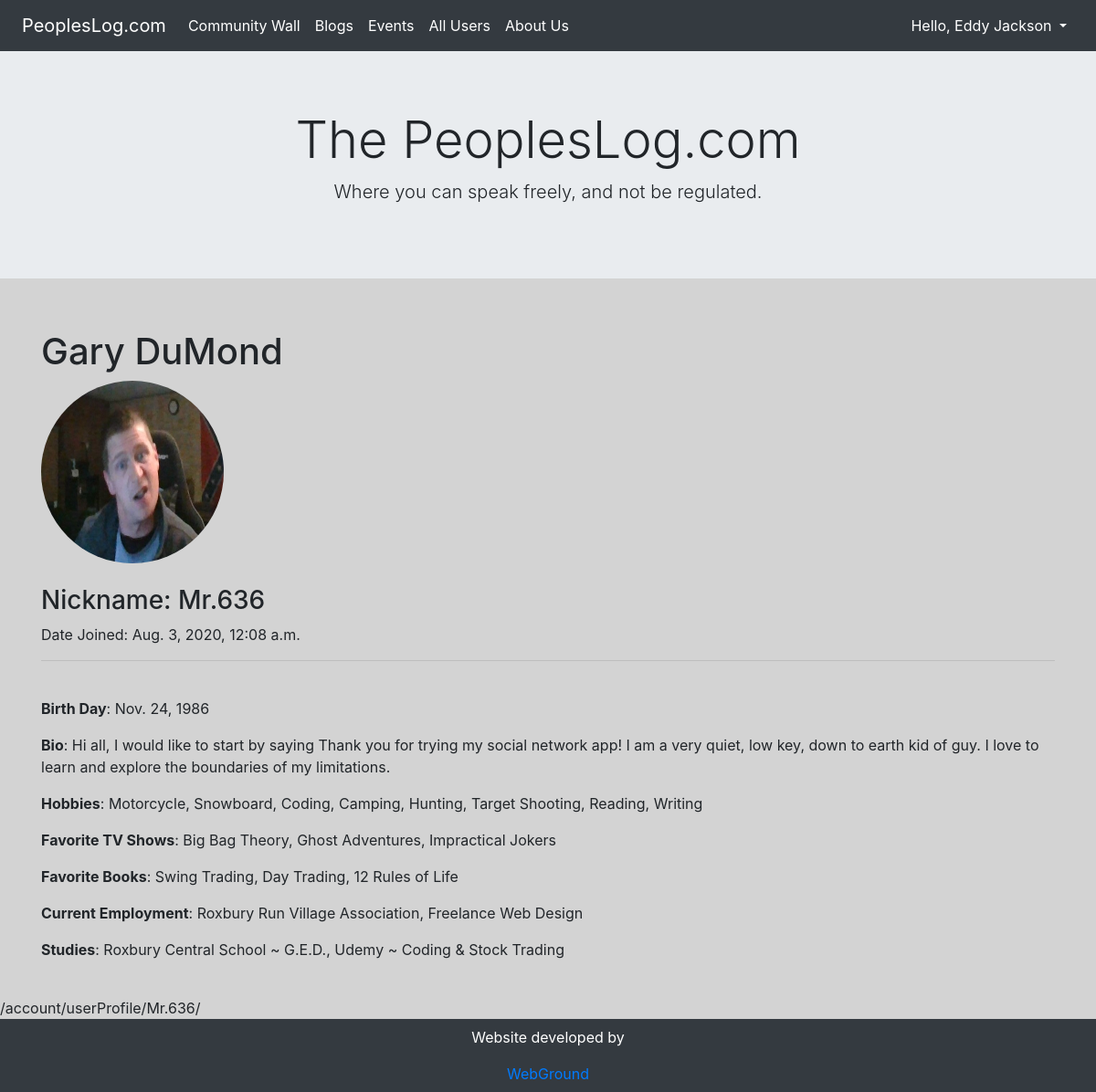
/account/userProfile/Mr.636/ (signed in), run on the app's committed database.
### users/models.py (models this page shows, shortened)
class Account(AbstractBaseUser):
    first_name = models.CharField(verbose_name='first name', max_length=50)
    last_name = models.CharField(verbose_name='last name', max_length=50)
    email = models.EmailField(verbose_name='email', max_length=250, unique=True)
    birth_date = models.DateField(verbose_name='birth date', auto_now=False, auto_now_add=False, blank=False)
    user_image = models.ImageField(verbose_name='picture', upload_to='user_img', null=True, blank=True)
    bio = models.TextField(max_length=500, blank=True)
    hobbies = models.CharField(verbose_name='hobbies', max_length=500, blank=True)
    favorite_tv = models.CharField(verbose_name='favorite tv', max_length=500, blank=True)
    favorite_books = models.CharField(verbose_name='favorite books', max_length=500, blank=True)
    work = models.CharField(verbose_name='employment', max_length=500, blank=True)
    schools = models.CharField(verbose_name='studies', max_length=500, blank=True)
    username = models.CharField(max_length=50, unique=True)
    date_joined = models.DateTimeField(verbose_name='date joined', auto_now_add=True)
    last_login = models.DateTimeField(verbose_name='last login', auto_now=True)
    is_admin = models.BooleanField(default=False)
    is_active = models.BooleanField(default=True)
    is_staff = models.BooleanField(default=False)
    is_superuser = models.BooleanField(default=False)
    USERNAME_FIELD = 'email'
    REQUIRED_FIELDS = ['first_name','last_name','username','birth_date']
    objects = MyAccountManager()
    class Meta:
        ordering = ('first_name','last_name', 'email')
    def __str__(self):
        return self.first_name + ' ' + self.last_name

### users/views.py (the view)
# urls.py: path('account/userProfile/<username>/', views.userProfileView, name='userProfile'),
@login_required(redirect_field_name='next',login_url='signin')
def userProfileView(request,username):
    account_owner = Account.objects.get(username=username)
    return render(request, 'userProfile.html', {'account_owner': account_owner})

### users/templates/userProfile.html (shortened to what this page needs)
{% extends 'base.html' %}
{% load static %}
{% load crispy_forms_tags %}
{% block content %}
  <br>
  <div class="container">
    <h1>{{account_owner.first_name}} {{account_owner.last_name}}</h1>
    {% if account_owner.user_image %}
      <img height="200px" width="200px" class="rounded-circle" src="{{account_owner.user_image.url}}" alt="">
    {% else %}
      <img height="200px" width="200px" class="rounded-circle" src="{% static 'img/blankUser.png' %}" alt="">
    {% endif %}
    <br><br>
    <h3>Nickname: {{account_owner.username}}</h3>
    <p>Date Joined: {{account_owner.date_joined}}</p>
    <hr>
    <br>
    <p><strong>Birth Day</strong>: {{account_owner.birth_date}}</p>
    <p><strong>Bio</strong>: {{account_owner.bio}}</p>
    <p><strong>Hobbies</strong>: {{account_owner.hobbies}}</p>
    <p><strong>Favorite TV Shows</strong>: {{account_owner.favorite_tv}}</p>
    <p><strong>Favorite Books</strong>: {{account_owner.favorite_books}}</p>
    <p><strong>Current Employment</strong>: {{account_owner.work}}</p>
    <p><strong>Studies</strong>: {{account_owner.schools}}</p>
    <br>
  </div>
{% endblock %}

### templates/navbar.html (shortened to what this page needs)
<nav class="navbar navbar-expand-lg navbar-dark bg-dark px-4">
  <a class="navbar-brand" href="{% url 'communityWall' %}">PeoplesLog.com</a>
  <div class="collapse navbar-collapse" id="navbarNav">
    <ul class="navbar-nav">
      <li class="nav-item active">
        <a class="nav-link" href="{% url 'communityWall' %}">Community Wall</a>
      </li>
      <li class="nav-item active">
        <a class="nav-link" href="{% url 'all_blogs' %}">Blogs</a>
      </li>
      <li class="nav-item active">
        <a class="nav-link" href="{% url 'all_events' %}">Events</a>
      </li>
      <li class="nav-item active">
        <a class="nav-link" href="{% url 'userList' %}">All Users</a>
      </li>
      <li class="nav-item active">
        <a class="nav-link" href="{% url 'about_us' %}">About Us</a>
      </li>
    </ul>
    <ul class="navbar-nav ml-auto">
      <li class="nav-item active dropdown">
        <a class="nav-link dropdown-toggle" href="#" id="navbarDropdown" role="button" data-toggle="dropdown" aria-haspopup="true" aria-expanded="false">
          Hello, {{ request.user }}
        </a>
      </li>
    </ul>
  </div>
</nav>

### posts/static/css/base.css (style rules this page uses)
body { background-color: lightgray; }

### data on the page
Account: user "Eddy Jackson"
Account: first_name "Gary", last_name "DuMond", user_image (picture), username "Mr.636", date_joined "Aug. 3, 2020, 12:08 a.m.", birth_date "Nov. 24, 1986", bio "Hi all, I would like to start by saying Thank you for trying my social network app! I am a very quiet, low key, down to earth kid of guy. I love to learn and explore the boundaries of my limitations.", hobbies "Motorcycle, Snowboard, Coding, Camping, Hunting, Target Shooting, Reading, Writing", favorite_tv "Big Bag Theory, Ghost Adventures, Impractical Jokers", favorite_books "Swing Trading, Day Trading, 12 Rules of Life", work "Roxbury Run Village Association, Freelance Web Design", schools "Roxbury Central School ~ G.E.D., Udemy ~ Coding & Stock Trading"

### other printed values
{{ request.get_full_path }} "/account/userProfile/Mr.636/"
